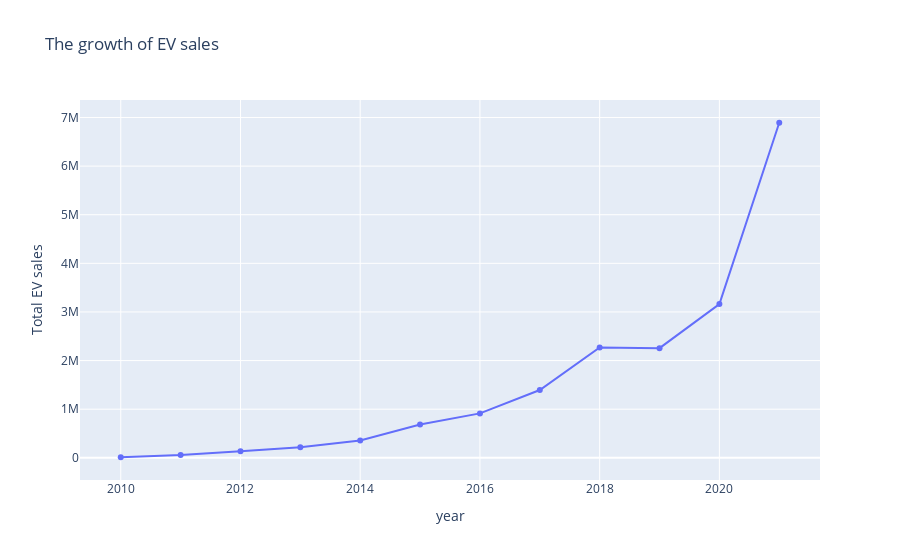

Here is the notebook cell this chart was saved with:
### Markdown cell above
#### World EV sales

### Code cell
# Graph the EV sales from 2010 - 2021
ev_sales_fig=px.line(world_ev_data,x=world_ev_data.index,y='Total EV sales',markers=True, title='The growth of EV sales')
ev_sales_fig.show()

### Figure 1 — Plotly figure (JSON) as saved in the notebook; plotly's stock layout.template omitted (floating-point values rounded to 4 significant figures)
{"data": [{"hovertemplate": "year=%{x}<br>Total EV sales=%{y}<extra></extra>", "legendgroup": "", "line": {"color": "#636efa", "dash": "solid"}, "marker": {"symbol": "circle"}, "mode": "lines+markers", "name": "", "orientation": "v", "showlegend": false, "type": "scatter", "x": [2010, 2011, 2012, 2013, 2014, 2015, 2016, 2017, 2018, 2019, 2020, 2021], "xaxis": "x", "y": [11401, 55930, 133980, 218745, 355173, 683580, 913800.0, 1394118, 2271142, 2255270, 3163120, 6891900], "yaxis": "y"}], "layout": {"legend": {"tracegroupgap": 0}, "title": {"text": "The growth of EV sales"}, "xaxis": {"anchor": "y", "domain": [0, 1], "title": {"text": "year"}}, "yaxis": {"anchor": "x", "domain": [0, 1], "title": {"text": "Total EV sales"}}}}
